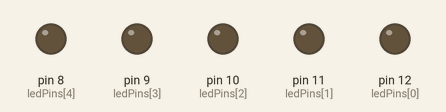
This sketch was run on a simulated Arduino Uno, built with avr-gcc and run on an emulated ATmega328P. On the bench: output pins drawn as LEDs (lit = HIGH).

Above: at 0.1 s.
At 1.3 s:
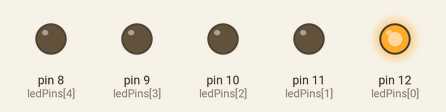
At 11.6 s:
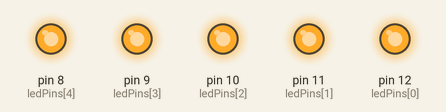
At 15.2 s:
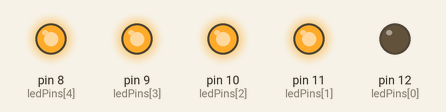
At 24.1 s:
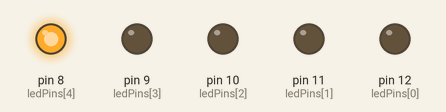
At 37.9 s:
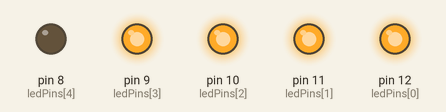
Timing chart, 0 to 40.0 s (numbered marks = the images above):
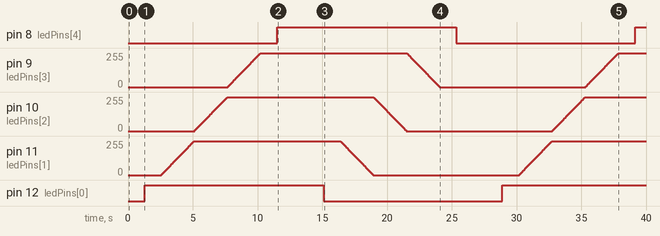

Measured:
- by itself, pin 8 (ledPins[4]): LOW → HIGH at 11.5 s, → LOW 13.8 s later, → HIGH 13.8 s later
- by itself, pin 12 (ledPins[0]): LOW → HIGH at 1.3 s, → LOW 13.8 s later, → HIGH 13.8 s later

The sketch:

analog_signals_code.ino
```cpp
int ledPins[] = {12, 11, 10, 9, 8};  //LED pins
int pwdLedPins[] = {11, 10, 9, 6, 5};  //PWM pins
int brightness = 0;
int maxBrightness = 255;  //max brightness for pwm
int delayTime = 10;  //delay

void setup() {
  for (int i = 0; i < 5; i++) {
    pinMode(ledPins[i], OUTPUT); //setting pins as output
  }
}

void loop() {
  int i = 0;
  brightness = 0;

  //slowly turning on all LEDs
  while (i < 5) {
    while (brightness <= maxBrightness) {
      analogWrite(ledPins[i], brightness);  //increase brightness
      delay(delayTime);
      brightness++;
    }
    i++;
    brightness = 0;
  }

  delay(1000);  //keeping all LEDs on

  i = 0;  // reset index for turning off LEDs
  brightness = maxBrightness;

  // slowly turning off all LEDs
  while (i < 5) {
    while (brightness >= 0) {
      analogWrite(ledPins[i], brightness);
      delay(delayTime);
      brightness--;
    }
    i++;
    brightness = maxBrightness;
  }


  delay(1000);
}
```
